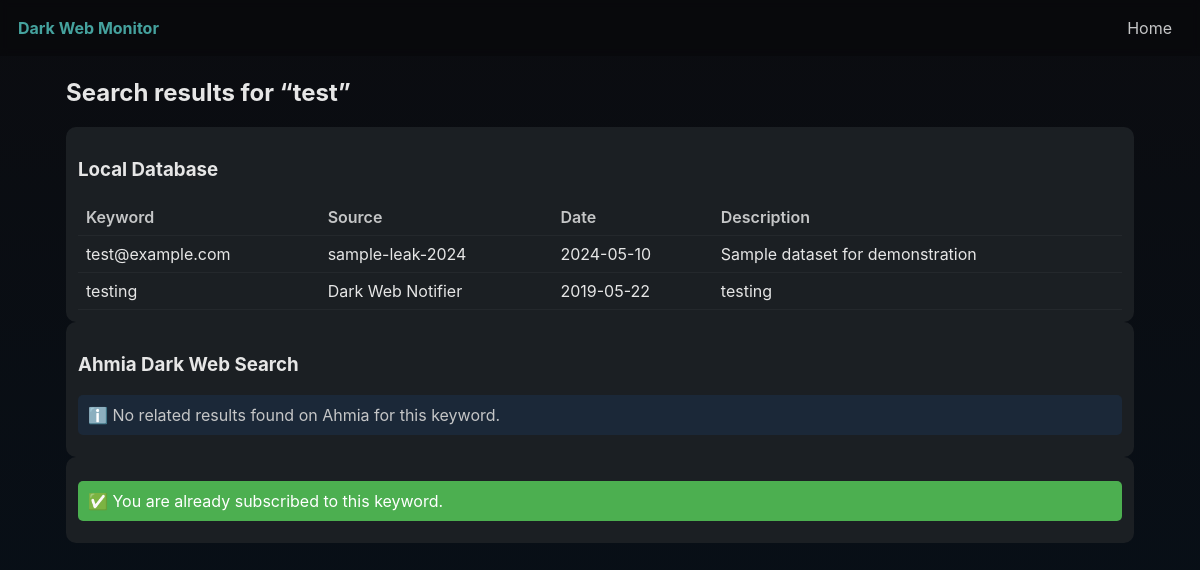
The app's page /checker.php?keyword=test with its own data.
### tables this page shows
CREATE TABLE `breaches` (
  `id` int(11) NOT NULL,
  `keyword` varchar(255) NOT NULL,
  `source` varchar(255) DEFAULT 'unknown',
  `leak_date` date DEFAULT NULL,
  `description` text DEFAULT NULL,
  `created_at` timestamp NOT NULL DEFAULT current_timestamp()
);

### checker.php (the view, shortened to what this page needs)
<?php
require_once 'config/db.php';
$keyword_raw = $_GET['keyword'] ?? '';
$keyword = trim($keyword_raw);
$stmt = $mysqli->prepare("SELECT * FROM breaches WHERE keyword LIKE CONCAT('%', ?, '%')");
$stmt->bind_param('s', $keyword);
$stmt->execute();
$res = $stmt->get_result();
$found = $res->num_rows > 0;
$user_email = 'izzrieqilhan@gmail.com';
$subscribed_stmt = $mysqli->prepare("SELECT id FROM subscribers WHERE email = ? AND keyword = ?");
$subscribed_stmt->bind_param('ss', $user_email, $keyword);
$subscribed_stmt->execute();
$subscribed_stmt->store_result();
$already_subscribed = $subscribed_stmt->num_rows > 0;
$ahmia_results = [];
    ?>
    <!DOCTYPE html>
    <html lang="en">
    <head>
        <link rel="stylesheet" href="assets/css/style.css">
    </head>
    <body>
        <nav class="topnav">
            <div class="brand">Dark Web Monitor</div>
            <div class="nav-links">
                <a href="index.php">Home</a>
            </div>
        </nav>
        <main class="container">
            <h2>Search results for “<?= htmlspecialchars($keyword) ?>”</h2>
            <section class="card">
                <h3>Local Database</h3>
                <?php if ($found): ?>
                <table class="results-table">
                    <thead>
                        <tr>
                            <th>Keyword</th>
                            <th>Source</th>
                            <th>Date</th>
                            <th>Description</th>
                        </tr>
                    </thead>
                    <tbody>
                        <?php while ($row = $res->fetch_assoc()): ?>
                        <tr>
                            <td><?= htmlspecialchars($row['keyword']) ?></td>
                            <td><?= htmlspecialchars($row['source']) ?></td>
                            <td><?= htmlspecialchars($row['leak_date']) ?></td>
                            <td><?= htmlspecialchars($row['description']) ?></td>
                        </tr>
                        <?php endwhile; ?>
                    </tbody>
                </table>
                <?php else: ?>
                <p class="alert info">✅ No matches found in local database.</p>
                <?php endif; ?>
            </section>
            <section class="card">
                <h3>Ahmia Dark Web Search</h3>
                <?php if (!empty($ahmia_results)): ?>
                <ul class="ahmia-list">
                    <?php foreach ($ahmia_results as $r): ?>
                    <li>
                        <a href="<?= htmlspecialchars($r['link']) ?>" target="_blank">🕵️
                            <?= htmlspecialchars($r['title']) ?></a><br>
                        <small>🔗 <?= htmlspecialchars($r['link']) ?></small>
                    </li>
                    <?php endforeach; ?>
                </ul>
                <?php else: ?>
                <p class="alert info">ℹ️ No related results found on Ahmia for this keyword.</p>
                <?php endif; ?>
            </section>
            <section class="card">
                <?php if ($already_subscribed): ?>
                <p class="alert success">✅ You are already subscribed to this keyword.</p>
                <?php endif; ?>
            </section>
        </main>
    </body>
    </html>

### assets/css/style.css (style rules this page uses)
:root { --bg: #0b0c10; --card: #1b1f23; --accent: #45a29e; --muted: #c5c6c7; --text: #e6e6e6; }
* { box-sizing: border-box; }
body { margin: 0; font-family: Inter, ui-sans-serif, system-ui, -apple-system, "Segoe UI", Roboto, "Helvetica Neue", Arial; color: var(--text); background: linear-gradient(180deg, #0b0c10 0%, #071019 100%); min-height: 100vh; }
.topnav { display: flex; align-items: center; justify-content: space-between; padding: 12px 18px; background: rgba(0, 0, 0, 0.2); backdrop-filter: blur(4px); }
.brand { font-weight: 700; color: var(--accent); display: flex; gap: 8px; align-items: center; }
.nav-links { display: flex; gap: 12px; }
.nav-links a { color: var(--muted); text-decoration: none; padding: 6px 10px; border-radius: 6px; }
.container { max-width: 1100px; margin: 22px auto; padding: 0 16px; }
.card { background: var(--card); padding: 12px; border-radius: 10px; }
.alert { padding: 10px; border-radius: 8px; margin: 12px 0; }
.alert.success { background: #113f2e; color: #b7f3d0; }
.alert.info { background: #16304a; color: #bfe1ff; }
.results-table { width: 100%; border-collapse: collapse; }
.results-table th, .results-table td { border-bottom: 1px solid rgba(255, 255, 255, 0.04); padding: 8px; text-align: left; }
.results-table thead th { color: var(--muted); font-weight: 600; }

### checker.php (style rules this page uses)
.alert { padding: 10px; border-radius: 5px; margin-bottom: 10px; }
.alert.success { background: #4caf50; color: #fff; }
.alert.info { background: #1b2838; color: #c5c6c7; }

### records on screen
breaches: keyword "test@example.com", source "sample-leak-2024", leak_date "2024-05-10", description "Sample dataset for demonstration"
breaches: keyword "testing", source "Dark Web Notifier", leak_date "2019-05-22", description "testing"

### other values on screen
$keyword "test"
